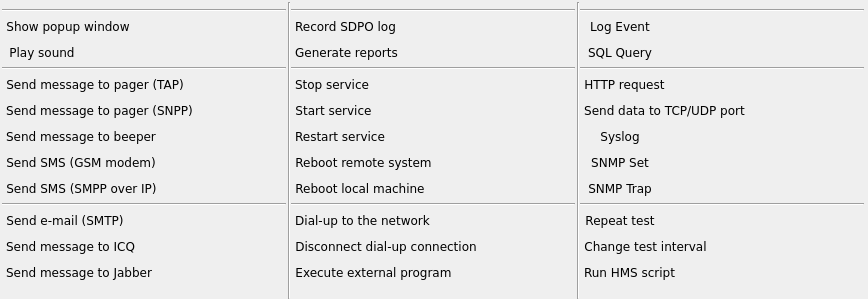
<?xml version="1.0" encoding="UTF-8"?>
<ui version="4.0">
 <class>ActionProfilesAddMenu</class>
 <widget class="QDialog" name="ActionProfilesAddMenu">
  <property name="geometry">
   <rect>
    <x>0</x>
    <y>0</y>
    <width>868</width>
    <height>299</height>
   </rect>
  </property>
  <property name="font">
   <font>
    <family>DejaVu Sans</family>
    <pointsize>9</pointsize>
   </font>
  </property>
  <property name="windowTitle">
   <string>Dialog</string>
  </property>
  <layout class="QHBoxLayout" name="horizontalLayout">
   <property name="spacing">
    <number>0</number>
   </property>
   <property name="leftMargin">
    <number>2</number>
   </property>
   <property name="topMargin">
    <number>2</number>
   </property>
   <property name="rightMargin">
    <number>2</number>
   </property>
   <property name="bottomMargin">
    <number>0</number>
   </property>
   <item>
    <layout class="QVBoxLayout" name="verticalLayout_3">
     <property name="spacing">
      <number>0</number>
     </property>
     <property name="topMargin">
      <number>4</number>
     </property>
     <property name="rightMargin">
      <number>2</number>
     </property>
     <item>
      <widget class="Line" name="line_11">
       <property name="orientation">
        <enum>Qt::Horizontal</enum>
       </property>
      </widget>
     </item>
     <item alignment="Qt::AlignLeft">
      <widget class="QPushButton" name="btnShowPopupWindow">
       <property name="sizePolicy">
        <sizepolicy hsizetype="Expanding" vsizetype="Fixed">
         <horstretch>0</horstretch>
         <verstretch>0</verstretch>
        </sizepolicy>
       </property>
       <property name="text">
        <string>Show popup window</string>
       </property>
       <property name="icon">
        <iconset resource="../qHostMonitor.qrc">
         <normaloff>:/img/actions/Show_popup_window.png</normaloff>:/img/actions/Show_popup_window.png</iconset>
       </property>
       <property name="iconSize">
        <size>
         <width>16</width>
         <height>16</height>
        </size>
       </property>
       <property name="flat">
        <bool>true</bool>
       </property>
      </widget>
     </item>
     <item alignment="Qt::AlignLeft">
      <widget class="QPushButton" name="btnPlaySound">
       <property name="sizePolicy">
        <sizepolicy hsizetype="Expanding" vsizetype="Fixed">
         <horstretch>0</horstretch>
         <verstretch>0</verstretch>
        </sizepolicy>
       </property>
       <property name="text">
        <string>Play sound</string>
       </property>
       <property name="icon">
        <iconset resource="../qHostMonitor.qrc">
         <normaloff>:/img/actions/Play_sound.png</normaloff>:/img/actions/Play_sound.png</iconset>
       </property>
       <property name="iconSize">
        <size>
         <width>16</width>
         <height>16</height>
        </size>
       </property>
       <property name="flat">
        <bool>true</bool>
       </property>
      </widget>
     </item>
     <item>
      <widget class="Line" name="line_2">
       <property name="orientation">
        <enum>Qt::Horizontal</enum>
       </property>
      </widget>
     </item>
     <item alignment="Qt::AlignLeft">
      <widget class="QPushButton" name="btnSendMessageToPagerTap">
       <property name="sizePolicy">
        <sizepolicy hsizetype="Expanding" vsizetype="Fixed">
         <horstretch>0</horstretch>
         <verstretch>0</verstretch>
        </sizepolicy>
       </property>
       <property name="text">
        <string>Send message to pager (TAP)</string>
       </property>
       <property name="icon">
        <iconset resource="../qHostMonitor.qrc">
         <normaloff>:/img/actions/Send_messgae_to_pager_(TAP).png</normaloff>:/img/actions/Send_messgae_to_pager_(TAP).png</iconset>
       </property>
       <property name="iconSize">
        <size>
         <width>16</width>
         <height>16</height>
        </size>
       </property>
       <property name="flat">
        <bool>true</bool>
       </property>
      </widget>
     </item>
     <item alignment="Qt::AlignLeft">
      <widget class="QPushButton" name="btnSendMessageToPagerSnpp">
       <property name="sizePolicy">
        <sizepolicy hsizetype="Expanding" vsizetype="Fixed">
         <horstretch>0</horstretch>
         <verstretch>0</verstretch>
        </sizepolicy>
       </property>
       <property name="text">
        <string>Send message to pager (SNPP)</string>
       </property>
       <property name="icon">
        <iconset resource="../qHostMonitor.qrc">
         <normaloff>:/img/actions/Send_messgae_to_pager_(SNPP).png</normaloff>:/img/actions/Send_messgae_to_pager_(SNPP).png</iconset>
       </property>
       <property name="iconSize">
        <size>
         <width>16</width>
         <height>16</height>
        </size>
       </property>
       <property name="flat">
        <bool>true</bool>
       </property>
      </widget>
     </item>
     <item alignment="Qt::AlignLeft">
      <widget class="QPushButton" name="btnSendMessageToBeeper">
       <property name="sizePolicy">
        <sizepolicy hsizetype="Expanding" vsizetype="Fixed">
         <horstretch>0</horstretch>
         <verstretch>0</verstretch>
        </sizepolicy>
       </property>
       <property name="text">
        <string>Send message to beeper</string>
       </property>
       <property name="icon">
        <iconset resource="../qHostMonitor.qrc">
         <normaloff>:/img/actions/Send_messgae_to_beeper.png</normaloff>:/img/actions/Send_messgae_to_beeper.png</iconset>
       </property>
       <property name="iconSize">
        <size>
         <width>16</width>
         <height>16</height>
        </size>
       </property>
       <property name="flat">
        <bool>true</bool>
       </property>
      </widget>
     </item>
     <item alignment="Qt::AlignLeft">
      <widget class="QPushButton" name="btnSendSmsGsm">
       <property name="sizePolicy">
        <sizepolicy hsizetype="Expanding" vsizetype="Fixed">
         <horstretch>0</horstretch>
         <verstretch>0</verstretch>
        </sizepolicy>
       </property>
       <property name="text">
        <string>Send SMS (GSM modem)</string>
       </property>
       <property name="icon">
        <iconset resource="../qHostMonitor.qrc">
         <normaloff>:/img/actions/Send_SMS_(GSM_modem).png</normaloff>:/img/actions/Send_SMS_(GSM_modem).png</iconset>
       </property>
       <property name="iconSize">
        <size>
         <width>16</width>
         <height>16</height>
        </size>
       </property>
       <property name="flat">
        <bool>true</bool>
       </property>
      </widget>
     </item>
     <item alignment="Qt::AlignLeft">
      <widget class="QPushButton" name="btnSendSmsSmpp">
       <property name="sizePolicy">
        <sizepolicy hsizetype="Expanding" vsizetype="Fixed">
         <horstretch>0</horstretch>
         <verstretch>0</verstretch>
        </sizepolicy>
       </property>
       <property name="text">
        <string>Send SMS (SMPP over IP)</string>
       </property>
       <property name="icon">
        <iconset resource="../qHostMonitor.qrc">
         <normaloff>:/img/actions/Send_SMS_(SMPP_over_IP).png</normaloff>:/img/actions/Send_SMS_(SMPP_over_IP).png</iconset>
       </property>
       <property name="iconSize">
        <size>
         <width>16</width>
         <height>16</height>
        </size>
       </property>
       <property name="flat">
        <bool>true</bool>
       </property>
      </widget>
     </item>
     <item>
      <widget class="Line" name="line_3">
       <property name="orientation">
        <enum>Qt::Horizontal</enum>
       </property>
      </widget>
     </item>
     <item alignment="Qt::AlignLeft">
      <widget class="QPushButton" name="btnSendEmailSmtp">
       <property name="sizePolicy">
        <sizepolicy hsizetype="Expanding" vsizetype="Fixed">
         <horstretch>0</horstretch>
         <verstretch>0</verstretch>
        </sizepolicy>
       </property>
       <property name="text">
        <string>Send e-mail (SMTP)</string>
       </property>
       <property name="icon">
        <iconset resource="../qHostMonitor.qrc">
         <normaloff>:/img/actions/Send_e-mail_(SMTP).png</normaloff>:/img/actions/Send_e-mail_(SMTP).png</iconset>
       </property>
       <property name="iconSize">
        <size>
         <width>16</width>
         <height>16</height>
        </size>
       </property>
       <property name="flat">
        <bool>true</bool>
       </property>
      </widget>
     </item>
     <item alignment="Qt::AlignLeft">
      <widget class="QPushButton" name="btnSendMessageIcq">
       <property name="sizePolicy">
        <sizepolicy hsizetype="Expanding" vsizetype="Fixed">
         <horstretch>0</horstretch>
         <verstretch>0</verstretch>
        </sizepolicy>
       </property>
       <property name="text">
        <string>Send message to ICQ</string>
       </property>
       <property name="icon">
        <iconset resource="../qHostMonitor.qrc">
         <normaloff>:/img/actions/Send_message_to_ICQ.png</normaloff>:/img/actions/Send_message_to_ICQ.png</iconset>
       </property>
       <property name="iconSize">
        <size>
         <width>16</width>
         <height>16</height>
        </size>
       </property>
       <property name="flat">
        <bool>true</bool>
       </property>
      </widget>
     </item>
     <item alignment="Qt::AlignLeft">
      <widget class="QPushButton" name="btnSendMessageToJabber">
       <property name="sizePolicy">
        <sizepolicy hsizetype="Expanding" vsizetype="Fixed">
         <horstretch>0</horstretch>
         <verstretch>0</verstretch>
        </sizepolicy>
       </property>
       <property name="text">
        <string>Send message to Jabber</string>
       </property>
       <property name="icon">
        <iconset resource="../qHostMonitor.qrc">
         <normaloff>:/img/actions/Send_message_to_jabber.png</normaloff>:/img/actions/Send_message_to_jabber.png</iconset>
       </property>
       <property name="iconSize">
        <size>
         <width>16</width>
         <height>16</height>
        </size>
       </property>
       <property name="flat">
        <bool>true</bool>
       </property>
      </widget>
     </item>
    </layout>
   </item>
   <item>
    <widget class="Line" name="line">
     <property name="orientation">
      <enum>Qt::Vertical</enum>
     </property>
    </widget>
   </item>
   <item>
    <layout class="QVBoxLayout" name="verticalLayout_2">
     <property name="spacing">
      <number>0</number>
     </property>
     <property name="topMargin">
      <number>4</number>
     </property>
     <property name="rightMargin">
      <number>2</number>
     </property>
     <item>
      <widget class="Line" name="line_9">
       <property name="orientation">
        <enum>Qt::Horizontal</enum>
       </property>
      </widget>
     </item>
     <item alignment="Qt::AlignLeft">
      <widget class="QPushButton" name="btnRecordSdpoLog">
       <property name="text">
        <string>Record SDPO log</string>
       </property>
       <property name="icon">
        <iconset resource="../qHostMonitor.qrc">
         <normaloff>:/img/actions/Record_HM_log.png</normaloff>:/img/actions/Record_HM_log.png</iconset>
       </property>
       <property name="iconSize">
        <size>
         <width>16</width>
         <height>16</height>
        </size>
       </property>
       <property name="flat">
        <bool>true</bool>
       </property>
      </widget>
     </item>
     <item alignment="Qt::AlignLeft">
      <widget class="QPushButton" name="btnGenerateReports">
       <property name="text">
        <string>Generate reports</string>
       </property>
       <property name="icon">
        <iconset resource="../qHostMonitor.qrc">
         <normaloff>:/img/actions/Generate_reports.png</normaloff>:/img/actions/Generate_reports.png</iconset>
       </property>
       <property name="iconSize">
        <size>
         <width>16</width>
         <height>16</height>
        </size>
       </property>
       <property name="flat">
        <bool>true</bool>
       </property>
      </widget>
     </item>
     <item>
      <widget class="Line" name="line_4">
       <property name="orientation">
        <enum>Qt::Horizontal</enum>
       </property>
      </widget>
     </item>
     <item alignment="Qt::AlignLeft">
      <widget class="QPushButton" name="btnStopService">
       <property name="text">
        <string>Stop service</string>
       </property>
       <property name="icon">
        <iconset resource="../qHostMonitor.qrc">
         <normaloff>:/img/actions/Stop_service.png</normaloff>:/img/actions/Stop_service.png</iconset>
       </property>
       <property name="iconSize">
        <size>
         <width>16</width>
         <height>16</height>
        </size>
       </property>
       <property name="flat">
        <bool>true</bool>
       </property>
      </widget>
     </item>
     <item alignment="Qt::AlignLeft">
      <widget class="QPushButton" name="btnStartService">
       <property name="text">
        <string>Start service</string>
       </property>
       <property name="icon">
        <iconset resource="../qHostMonitor.qrc">
         <normaloff>:/img/actions/Start_service.png</normaloff>:/img/actions/Start_service.png</iconset>
       </property>
       <property name="iconSize">
        <size>
         <width>16</width>
         <height>16</height>
        </size>
       </property>
       <property name="flat">
        <bool>true</bool>
       </property>
      </widget>
     </item>
     <item alignment="Qt::AlignLeft">
      <widget class="QPushButton" name="btnRestartService">
       <property name="text">
        <string>Restart service</string>
       </property>
       <property name="icon">
        <iconset resource="../qHostMonitor.qrc">
         <normaloff>:/img/actions/Restart_service.png</normaloff>:/img/actions/Restart_service.png</iconset>
       </property>
       <property name="iconSize">
        <size>
         <width>16</width>
         <height>16</height>
        </size>
       </property>
       <property name="flat">
        <bool>true</bool>
       </property>
      </widget>
     </item>
     <item alignment="Qt::AlignLeft">
      <widget class="QPushButton" name="btnRebootRemoteSystem">
       <property name="text">
        <string>Reboot remote system</string>
       </property>
       <property name="icon">
        <iconset resource="../qHostMonitor.qrc">
         <normaloff>:/img/actions/Reboot_remote_system.png</normaloff>:/img/actions/Reboot_remote_system.png</iconset>
       </property>
       <property name="iconSize">
        <size>
         <width>16</width>
         <height>16</height>
        </size>
       </property>
       <property name="flat">
        <bool>true</bool>
       </property>
      </widget>
     </item>
     <item alignment="Qt::AlignLeft">
      <widget class="QPushButton" name="btnRebootLocalMachine">
       <property name="text">
        <string>Reboot local machine</string>
       </property>
       <property name="icon">
        <iconset resource="../qHostMonitor.qrc">
         <normaloff>:/img/actions/Reboot_local_machine.png</normaloff>:/img/actions/Reboot_local_machine.png</iconset>
       </property>
       <property name="iconSize">
        <size>
         <width>16</width>
         <height>16</height>
        </size>
       </property>
       <property name="flat">
        <bool>true</bool>
       </property>
      </widget>
     </item>
     <item>
      <widget class="Line" name="line_5">
       <property name="orientation">
        <enum>Qt::Horizontal</enum>
       </property>
      </widget>
     </item>
     <item alignment="Qt::AlignLeft">
      <widget class="QPushButton" name="btnDilaupToTheNetwork">
       <property name="text">
        <string>Dial-up to the network</string>
       </property>
       <property name="icon">
        <iconset resource="../qHostMonitor.qrc">
         <normaloff>:/img/actions/Dial-up_to_the_network.png</normaloff>:/img/actions/Dial-up_to_the_network.png</iconset>
       </property>
       <property name="iconSize">
        <size>
         <width>16</width>
         <height>16</height>
        </size>
       </property>
       <property name="flat">
        <bool>true</bool>
       </property>
      </widget>
     </item>
     <item alignment="Qt::AlignLeft">
      <widget class="QPushButton" name="btnDisconnectDialUp">
       <property name="text">
        <string>Disconnect dial-up connection</string>
       </property>
       <property name="icon">
        <iconset resource="../qHostMonitor.qrc">
         <normaloff>:/img/actions/Disconnect_dial-up_connection.png</normaloff>:/img/actions/Disconnect_dial-up_connection.png</iconset>
       </property>
       <property name="iconSize">
        <size>
         <width>16</width>
         <height>16</height>
        </size>
       </property>
       <property name="flat">
        <bool>true</bool>
       </property>
      </widget>
     </item>
     <item alignment="Qt::AlignLeft">
      <widget class="QPushButton" name="btnExecuteExternalProgram">
       <property name="text">
        <string>Execute external program</string>
       </property>
       <property name="icon">
        <iconset resource="../qHostMonitor.qrc">
         <normaloff>:/img/actions/Execute_external_programm.png</normaloff>:/img/actions/Execute_external_programm.png</iconset>
       </property>
       <property name="iconSize">
        <size>
         <width>16</width>
         <height>16</height>
        </size>
       </property>
       <property name="flat">
        <bool>true</bool>
       </property>
      </widget>
     </item>
    </layout>
   </item>
   <item>
    <widget class="Line" name="line_6">
     <property name="orientation">
      <enum>Qt::Vertical</enum>
     </property>
    </widget>
   </item>
   <item>
    <layout class="QVBoxLayout" name="verticalLayout">
     <property name="spacing">
      <number>0</number>
     </property>
     <property name="topMargin">
      <number>4</number>
     </property>
     <property name="rightMargin">
      <number>2</number>
     </property>
     <item>
      <widget class="Line" name="line_10">
       <property name="orientation">
        <enum>Qt::Horizontal</enum>
       </property>
      </widget>
     </item>
     <item alignment="Qt::AlignLeft">
      <widget class="QPushButton" name="btnLogEvent">
       <property name="text">
        <string>Log Event</string>
       </property>
       <property name="icon">
        <iconset resource="../qHostMonitor.qrc">
         <normaloff>:/img/actions/Log_Event.png</normaloff>:/img/actions/Log_Event.png</iconset>
       </property>
       <property name="iconSize">
        <size>
         <width>16</width>
         <height>16</height>
        </size>
       </property>
       <property name="flat">
        <bool>true</bool>
       </property>
      </widget>
     </item>
     <item alignment="Qt::AlignLeft">
      <widget class="QPushButton" name="btnSqlQuery">
       <property name="text">
        <string>SQL Query</string>
       </property>
       <property name="icon">
        <iconset resource="../qHostMonitor.qrc">
         <normaloff>:/img/actions/SQL_Query.png</normaloff>:/img/actions/SQL_Query.png</iconset>
       </property>
       <property name="iconSize">
        <size>
         <width>16</width>
         <height>16</height>
        </size>
       </property>
       <property name="flat">
        <bool>true</bool>
       </property>
      </widget>
     </item>
     <item>
      <widget class="Line" name="line_8">
       <property name="orientation">
        <enum>Qt::Horizontal</enum>
       </property>
      </widget>
     </item>
     <item alignment="Qt::AlignLeft">
      <widget class="QPushButton" name="btnHttpRequest">
       <property name="text">
        <string>HTTP request</string>
       </property>
       <property name="icon">
        <iconset resource="../qHostMonitor.qrc">
         <normaloff>:/img/actions/HTTP_request.png</normaloff>:/img/actions/HTTP_request.png</iconset>
       </property>
       <property name="iconSize">
        <size>
         <width>16</width>
         <height>16</height>
        </size>
       </property>
       <property name="flat">
        <bool>true</bool>
       </property>
      </widget>
     </item>
     <item alignment="Qt::AlignLeft">
      <widget class="QPushButton" name="btnSendDataToPort">
       <property name="text">
        <string>Send data to TCP/UDP port</string>
       </property>
       <property name="icon">
        <iconset resource="../qHostMonitor.qrc">
         <normaloff>:/img/actions/Send_data_to_TCP-UDP_port.png</normaloff>:/img/actions/Send_data_to_TCP-UDP_port.png</iconset>
       </property>
       <property name="iconSize">
        <size>
         <width>16</width>
         <height>16</height>
        </size>
       </property>
       <property name="flat">
        <bool>true</bool>
       </property>
      </widget>
     </item>
     <item alignment="Qt::AlignLeft">
      <widget class="QPushButton" name="btnSyslog">
       <property name="text">
        <string>Syslog</string>
       </property>
       <property name="icon">
        <iconset resource="../qHostMonitor.qrc">
         <normaloff>:/img/actions/Syslog.png</normaloff>:/img/actions/Syslog.png</iconset>
       </property>
       <property name="iconSize">
        <size>
         <width>16</width>
         <height>16</height>
        </size>
       </property>
       <property name="flat">
        <bool>true</bool>
       </property>
      </widget>
     </item>
     <item alignment="Qt::AlignLeft">
      <widget class="QPushButton" name="btnSnmpSet">
       <property name="text">
        <string>SNMP Set</string>
       </property>
       <property name="icon">
        <iconset resource="../qHostMonitor.qrc">
         <normaloff>:/img/actions/SnmpSet.png</normaloff>:/img/actions/SnmpSet.png</iconset>
       </property>
       <property name="iconSize">
        <size>
         <width>16</width>
         <height>16</height>
        </size>
       </property>
       <property name="flat">
        <bool>true</bool>
       </property>
      </widget>
     </item>
     <item alignment="Qt::AlignLeft">
      <widget class="QPushButton" name="btnSnmpTrap">
       <property name="text">
        <string>SNMP Trap</string>
       </property>
       <property name="icon">
        <iconset resource="../qHostMonitor.qrc">
         <normaloff>:/img/actions/SnmpTrap.png</normaloff>:/img/actions/SnmpTrap.png</iconset>
       </property>
       <property name="iconSize">
        <size>
         <width>16</width>
         <height>16</height>
        </size>
       </property>
       <property name="flat">
        <bool>true</bool>
       </property>
      </widget>
     </item>
     <item>
      <widget class="Line" name="line_7">
       <property name="orientation">
        <enum>Qt::Horizontal</enum>
       </property>
      </widget>
     </item>
     <item alignment="Qt::AlignLeft">
      <widget class="QPushButton" name="btnRepeatTest">
       <property name="text">
        <string>Repeat test</string>
       </property>
       <property name="icon">
        <iconset resource="../qHostMonitor.qrc">
         <normaloff>:/img/actions/Repeat_test.png</normaloff>:/img/actions/Repeat_test.png</iconset>
       </property>
       <property name="iconSize">
        <size>
         <width>16</width>
         <height>16</height>
        </size>
       </property>
       <property name="flat">
        <bool>true</bool>
       </property>
      </widget>
     </item>
     <item alignment="Qt::AlignLeft">
      <widget class="QPushButton" name="btnChangeTestInterval">
       <property name="text">
        <string>Change test interval</string>
       </property>
       <property name="icon">
        <iconset resource="../qHostMonitor.qrc">
         <normaloff>:/img/actions/Change_test_interval.png</normaloff>:/img/actions/Change_test_interval.png</iconset>
       </property>
       <property name="iconSize">
        <size>
         <width>16</width>
         <height>16</height>
        </size>
       </property>
       <property name="flat">
        <bool>true</bool>
       </property>
      </widget>
     </item>
     <item alignment="Qt::AlignLeft">
      <widget class="QPushButton" name="btnRunHmsScript">
       <property name="text">
        <string>Run HMS script</string>
       </property>
       <property name="icon">
        <iconset resource="../qHostMonitor.qrc">
         <normaloff>:/img/actions/Run_HMS_script.png</normaloff>:/img/actions/Run_HMS_script.png</iconset>
       </property>
       <property name="iconSize">
        <size>
         <width>16</width>
         <height>16</height>
        </size>
       </property>
       <property name="flat">
        <bool>true</bool>
       </property>
      </widget>
     </item>
    </layout>
   </item>
  </layout>
 </widget>
 <resources>
  <include location="../qHostMonitor.qrc"/>
  <include location="../qHostMonitor.qrc"/>
 </resources>
 <connections/>
</ui>
